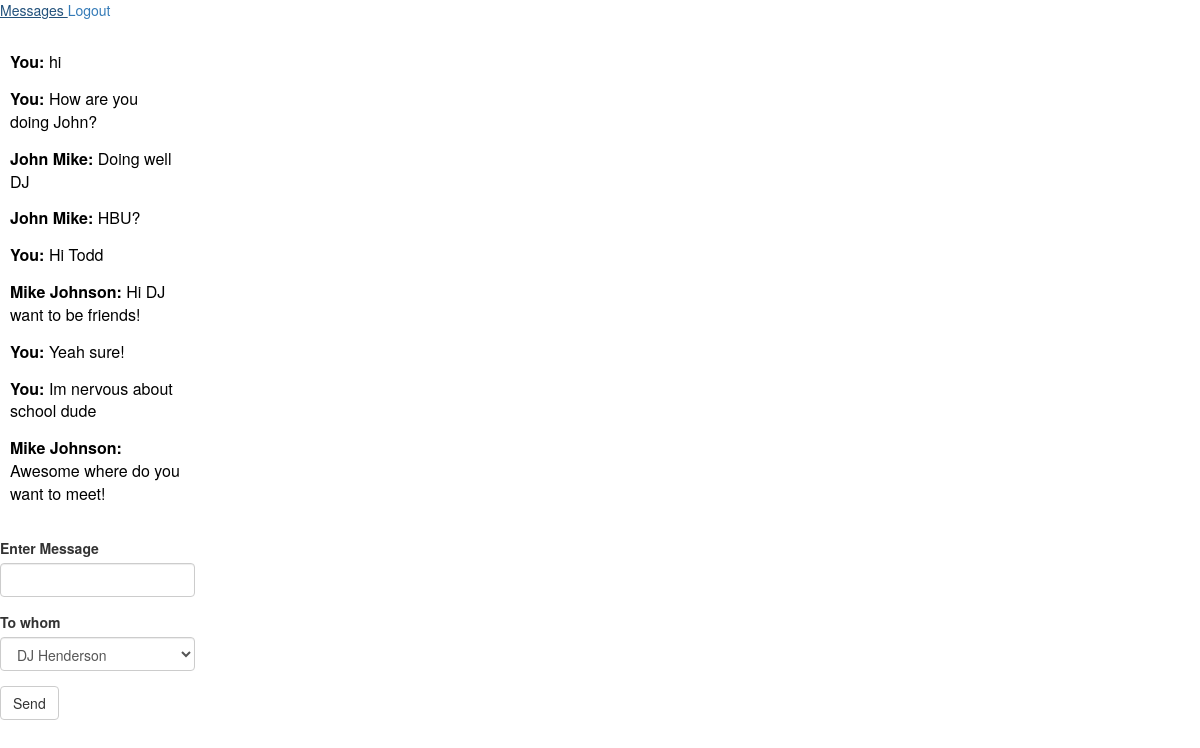
Page /message_room (signed in) on the committed database.
### app/models.py (models this page shows, shortened)
class Message(db.Model):
    MAX_CHARS_IN_MESSAGE = 1000
    id = db.Column(db.Integer, primary_key=True)
    timestamp = db.Column(db.DateTime, index=True, default=datetime.utcnow)
    user_to_id = db.Column(db.Integer, db.ForeignKey('users.id'))
    user_from_id = db.Column(db.Integer, db.ForeignKey('users.id'))
    content = db.Column(db.String(MAX_CHARS_IN_MESSAGE))
    def give_name(self, user_id):
        name = "You"
        if not (self.user_from_id == user_id):
            name = Users.query.get(self.user_from_id).name
        return name

class Users(UserMixin, db.Model):
    NAME_SIZE = 100
    id = db.Column(db.Integer, primary_key=True)
    name = db.Column(db.String(NAME_SIZE), unique=True)
    major = db.Column(db.String(100))
    hall = db.Column(db.String(100))
    password = db.Column(db.String(100))
    messages = db.relationship('Message', lazy='dynamic', primaryjoin="or_(Users.id == Message.user_to_id, Users.id == Message.user_from_id)")

### app/routes.py (the view, shortened to what this page needs)
@app.route('/message_room', methods=["GET", "POST"])
@app.route('/message_room/<current_friend>', methods=["GET", "POST"])
@login_required
def message(current_friend=None):
    if not current_user.is_authenticated:
        return redirect(url_for("login"))
    message_form = MessageForm(choices=current_user.id)
    if current_friend == None:
        return render_template("room.html", messages=Users.query.get(current_user.id).messages, form=message_form)
    else:
        message_form = MessageForm(choices=current_friend)
        return render_template("room.html", messages=Users.giveMessagesFrom(current_user.id, current_friend), form=message_form)

### app/forms.py
class MessageForm(FlaskForm):
    def returnAllUsers():
        users = []
        for user in Users.query.all():
            users.append((user.id, user.name))
        return users
    '''def __init__(self, current_friend):
        self.choices = SelectField(Users.query.get(current_friend).name)'''
    message = StringField("Enter Message", [DataRequired()])
    choices = SelectField("To whom", choices=returnAllUsers(), render_kw={"onchange" : "test_function()"})
    send = SubmitField("Send", render_kw={"onchange" : "scroll_down()"})

### app/models.py (called while the page is built)
@login.user_loader
def load_user(id):
    return Users.query.get(int(id))

### app/templates/room.html (shortened to what this page needs)
{% extends "base.html" %}
{% block inner_content %}
    <div>
    <div id = "scroller" class="container vertical-scrollable">
        <div class="row text-left">
            {% for message in messages %}
                <div class = "col-sm-8"> <p> <b> {{ message.give_name(current_user.id) }}: </b> {{ message.content }} </p> </div>
            {% endfor %}
        </div>
    </div>
    <div class = "user-message-view">
        <form action="" method="POST", novalidate>
            {{ wtf.quick_form(form) }}
        </form>
    </div>
</div>
{% endblock %}

### app/templates/room.html (style rules this page uses)
.vertical-scrollable> .row { position: absolute; top: 50px; bottom: 300px; left: 10px; width: 25%; overflow-y: scroll; }
.col-sm-8 { color: black; font-size: 16px; padding-bottom: 2px; padding-top: 2px; bottom: 0.1vh }
.user-message-view { position: fixed; bottom: 10vh }

### rows in the picture
Message: give_name "You", content "hi"
Message: give_name "You", content "How are you doing John?"
Message: give_name "John Mike", content "Doing well DJ"
Message: give_name "John Mike", content "HBU?"
Message: give_name "You", content "Hi Todd"
Message: give_name "Mike Johnson", content "Hi DJ want to be friends!"
Message: give_name "You", content "Yeah sure!"
Message: give_name "You", content "Im nervous about school dude"
Message: give_name "Mike Johnson", content "Awesome where do you want to meet!"
